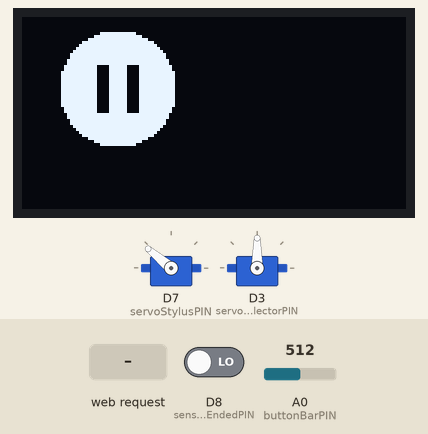
The sketch below on a simulated ESP8266 (NodeMCU). On the bench: 128×64 one-colour display, 2 × servo. The test bench sets the inputs (shaded band); at power-on: A0 (buttonBarPIN) = 512, D8 (sensorDiskEndedPIN) LOW. WiFi joins after 1.5 s; servers stay silent unless stated; what the sketch prints to the serial monitor is not drawn.

Above: at 4.4 s.
4.5 s: A0 (buttonBarPIN) set to 601
8.7 s: A0 (buttonBarPIN) set to 634
At 12.4 s:
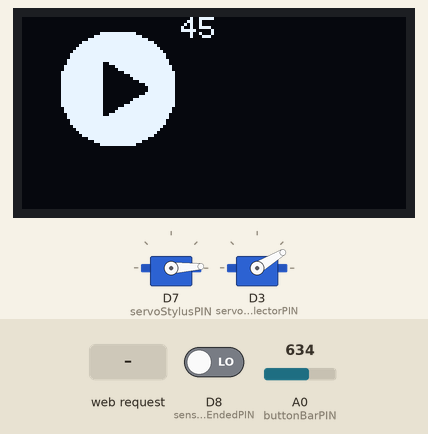
12.8 s: HTTP request GET /stop received
At 14.46 s:
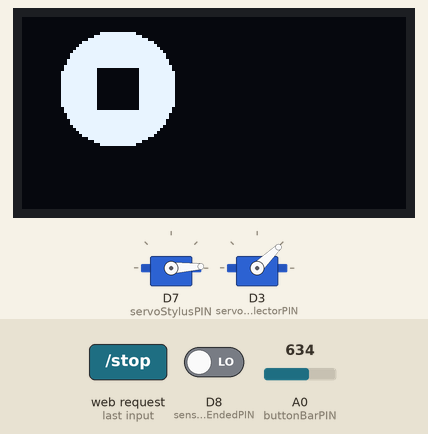
15.2 s: HTTP request GET /play?speed=stop received
At 18.4 s:
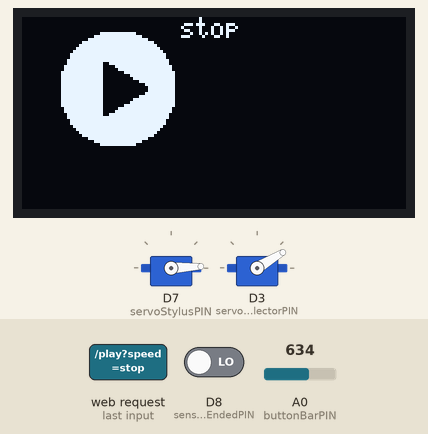
20.2 s: HTTP request GET /play received
At 20.68 s:
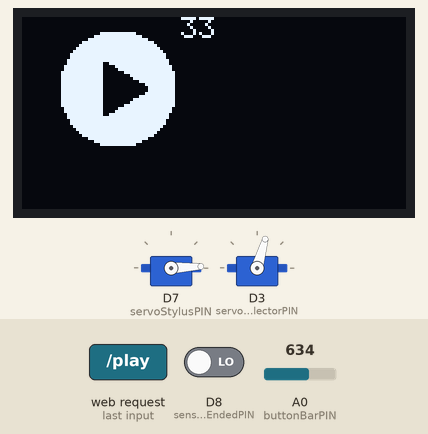
23.5 s: D8 (sensorDiskEndedPIN) driven HIGH
At 27.6 s:
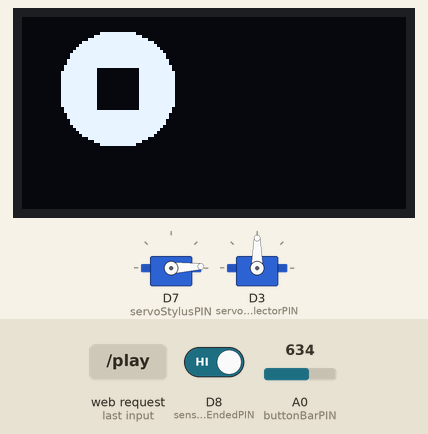
Timing chart, 0 to 30.0 s (numbered marks = the images above; inputs shaded):
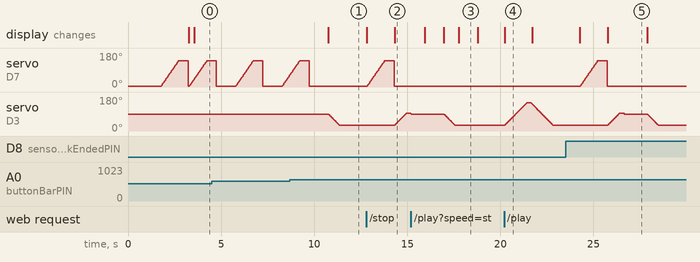

The sketch:

Turntable.ino
```cpp
#include <Servo.h>
#include <SPI.h>
#include <Wire.h>
#include <Adafruit_GFX.h>
#include <Adafruit_SSD1306.h>
#include <WiFiManager.h>
#include <ESP8266WebServer.h>
#include <ESP8266mDNS.h>

#include "icons-48.c"
#include "Font5x7Fixed.h"

#define OLED_RESET     -1

Servo servoStylus, servoSpeedSelector;
ESP8266WebServer webServer(80);
Adafruit_SSD1306 display(OLED_RESET);
WiFiManager wifiManager;
bool wifiRes;

int sensorDiskEndedPIN = D8;
int servoStylusPIN = D7;
int servoSpeedSelectorPIN = D3; // WARNING: detach this servo when uploading
int releSelfPowerPIN = D0;
int buttonBarPIN = A0;

int servoStylusLowerPos = 3;
int servoStylusHigherPos = 140;
int servoSpeedSelector45Pos = 31;
int servoSpeedSelectorOffPos = 90;
int servoSpeedSelector33Pos = 149;
int servoSpeedSelectorCurrentPos = servoSpeedSelectorOffPos;

String turntableStatus = "stop";
String turntableSpeed = "0";

bool pause = false;
bool canTurnOff = true;
static unsigned long last_time = 0;
static unsigned long start_time_stanby_ckeck = 0;

// PLAY PAUSE STOP FUNCTIONS

void pausePlaying(bool canDrawIcon=true) {
  if (canDrawIcon) {
    display.clearDisplay();
    display.drawBitmap(0, 0, icon_pause_64, 64, 48, WHITE);
    display.display();
  }
  raiseStylus();
  delay(500);
  releaseStylus();
  turntableStatus = "pause";
}

void setup() {
  Serial.begin(115200);

  // Keep power on
  pinMode(releSelfPowerPIN, OUTPUT);
  selfPowerOn();

  // Display
  display.begin(SSD1306_SWITCHCAPVCC, 0x3C);
  display.clearDisplay();
  display.setFont(&Font5x7Fixed);
  display.setTextSize(1);             // Normal 1:1 pixel scale
  display.setTextColor(WHITE);        // Draw white text
  display.setCursor(0,9);             // Start at top-left corner
  display.println("Booting...");
  display.display();

  // Optical sensor
  pinMode(sensorDiskEndedPIN, INPUT);

  // Servo stylus init
  servoStylus.write(servoStylusLowerPos);
  servoStylus.attach(servoStylusPIN);

  // Servo speed selector init
  servoSpeedSelectorToPosition(servoSpeedSelectorOffPos);

  // Network init
  WiFi.mode(WIFI_STA);
  wifiManager.setAPCallback(configModeCallback);
  wifiManager.autoConnect("TurntableAP", "TurntableAPPassword");

  while (!MDNS.begin("Turntable")) {
    Serial.println("Error setting up MDNS responder!");
    delay(500);
  }
  Serial.println("mDNS responder started");
  MDNS.addService("http", "tcp", 80);

  webServer.on("/pause", httpGETPause);
  webServer.on("/stop", httpGETStop);
  webServer.on("/status", httpGETStatus);
  // webServer.on("/play/45", httpGETPlay45);
  // webServer.on("/play/33", httpGETPlay33);
  webServer.on("/play", httpGETPlay);
  webServer.onNotFound(handleNotFound);
  webServer.begin();

  display.clearDisplay();
  pausePlaying(false);

  // but at boot is turntable is stopped
  display.clearDisplay();
  display.drawBitmap(0, 0, icon_stop_64, 64, 48, WHITE);
  display.display();
  canTurnOff = true;
  turntableStatus = "stop";
  turntableSpeed = "0";
  start_time_stanby_ckeck = millis();
}

void loop() {
  // every loop
  MDNS.update();
  webServer.handleClient();

  // every 1s
  if(millis() - last_time > 1000) {
    float voltage = analogRead(buttonBarPIN) * (3.3 / 1023.0);
    Serial.print("Analog value ");
    Serial.println(voltage);
    if (voltage < 0.8) {
      // nothing
    }
    if (voltage >= 0.8 && voltage < 1) {
      // stop
      pausePlaying();
      stopSpin();
    }
    if (voltage >= 1 && voltage < 2) {
      // pause
      pausePlaying();
    }
    if (voltage >= 2 && voltage < 3) {
      // 45
      startSpin("45");
    }
    if (voltage >= 3) {
      // 33
      startSpin("33");
    }

    if (digitalRead(sensorDiskEndedPIN) == HIGH) {
      Serial.println("End of record detected");
      if (!pause) {
        pausePlaying();
        stopSpin();
        // selfPowerOff();
      }
      pause = true;
    } else {
      Serial.print(".");
      pause = false;
    }
    last_time = millis();
  }

  // turn off is not used
  if (millis() - start_time_stanby_ckeck > 60000) {
    if (canTurnOff && turntableStatus == "stop") {
      selfPowerOff();
    }
  }
}

// STYLUS FUNCTIONS

void raiseStylus() {
  for (int pos = servoStylusLowerPos; pos <= servoStylusHigherPos; pos += 1) {
    servoStylus.write(pos);
    delay(7);
  }
}

void releaseStylus() {
  servoStylus.write(servoStylusLowerPos);
}

// RECORD SPIN FUNCIONS

void servoSpeedSelectorToPosition(int position) {
  Serial.print("Servo speed selector from ");
  Serial.print(servoSpeedSelectorCurrentPos);
  Serial.print(" to ");
  Serial.println(position);
  servoSpeedSelector.write(servoSpeedSelectorCurrentPos);
  servoSpeedSelector.attach(servoSpeedSelectorPIN);
  if (servoSpeedSelectorCurrentPos < position) {
    for (int pos = servoSpeedSelectorCurrentPos; pos < position; pos += 1) {
      servoSpeedSelector.write(pos);
      delay(10);
    }
  }
  if (servoSpeedSelectorCurrentPos > position) {
    for (int pos = servoSpeedSelectorCurrentPos; pos > position; pos -= 1) {
      servoSpeedSelector.write(pos);
      delay(10);
    }
  }
  servoSpeedSelector.write(position);
  delay(200);
  servoSpeedSelectorCurrentPos = position;
  servoSpeedSelector.detach();
}

void stopSpin() {
  display.clearDisplay();
  display.drawBitmap(0, 0, icon_stop_64, 64, 48, WHITE);
  display.display();
  int targetPosition = servoSpeedSelectorOffPos;
  Serial.print("Stop spinning from ");
  Serial.println(turntableSpeed);
  if (turntableSpeed == "45") {
    targetPosition += 5;
  }
  if (turntableSpeed == "33") {
    targetPosition -= 5;
  }
  servoSpeedSelectorToPosition(targetPosition);
  servoSpeedSelectorToPosition(servoSpeedSelectorOffPos);
  turntableStatus = "stop";
  turntableSpeed = "0";
  canTurnOff = true;
  start_time_stanby_ckeck = millis();
}

void startSpin(String speed) {
  display.clearDisplay();
  display.setCursor(53,7);
  display.println(speed);
  display.drawBitmap(0, 0, icon_play_64, 64, 48, WHITE);
  display.display();
  int targetPosition = ((speed == "33") ? servoSpeedSelector33Pos : servoSpeedSelector45Pos);
  Serial.print("Start spinning to ");
  Serial.println(speed);
  servoSpeedSelectorToPosition(targetPosition);
  turntableStatus = "play";
  turntableSpeed = speed;
  canTurnOff = false;
}

// POWER FUNCTIONS

void selfPowerOn() {
  digitalWrite(releSelfPowerPIN, 1);
}

void selfPowerOff() {
  display.clearDisplay();
  display.setCursor(0,7);
  display.println("bye!");
  display.display();
  delay(1000);
  digitalWrite(releSelfPowerPIN, 0);
}

// WEBSERVER FUNCTIONS

void configModeCallback (WiFiManager *myWiFiManager) {
  Serial.println("Entered config mode");
  Serial.println(WiFi.softAPIP());
  Serial.println(wifiManager.getConfigPortalSSID());
}

void httpGETStatus() {
  Serial.println("API status");
  webServer.send(200, "application/json", jsonTurntableStatus());
}

void httpGETPause() {
  Serial.println("API pause");
  pausePlaying();
  webServer.send(200, "application/json", jsonTurntableStatus());
}

void httpGETStop() {
  Serial.println("API stop");
  pausePlaying();
  stopSpin();
  delay(500);
  webServer.send(200, "application/json", jsonTurntableStatus());
  selfPowerOff();
}

/*void httpGETPlay45() {
  Serial.println("API play 45");
  startSpin("45");
  webServer.send(200, "application/json", jsonTurntableStatus());
}

void httpGETPlay33() {
  Serial.println("API play 33");
  startSpin("33");
  webServer.send(200, "application/json", jsonTurntableStatus());
}*/

void httpGETPlay() {
  String speed = "33";
  if (webServer.hasArg("speed")) speed = webServer.arg("speed");
  Serial.println("API play " + speed);
  startSpin(speed);
  webServer.send(200, "application/json", jsonTurntableStatus());
}

void handleNotFound() {
  Serial.println(webServer.uri() + "404: Not found");
  String message = "File Not Found\n\n";
  message += "URI: ";
  message += webServer.uri();
  message += "\nMethod: ";
  message += (webServer.method() == HTTP_GET) ? "GET" : "POST";
  message += "\nArguments: ";
  message += webServer.args();
  message += "\n";
  for (uint8_t i = 0; i < webServer.args(); i++) {
    message += " " + webServer.argName(i) + ": " + webServer.arg(i) + "\n";
  }
  webServer.send(404, "text/plain", message);
}

String jsonTurntableStatus() {
  return "{\"status\":\"" + turntableStatus + "\",\"speed\":\"" + turntableSpeed + "\"}";
}
```

Source omitted: Font5x7Fixed.h (data table, 7080 bytes), icons-48.c (data table, 7268 bytes)

Measured:
- the behaviour switches between 619 and 620 on A0 (buttonBarPIN) (found by bisection; images 0 and 1)
- after the input at 8.7 s, servo on D7 (servoStylusPIN): goes on until 9.7 s, then stays 3°; servo on D3 (servoSpeedSelectorPIN): moves from 90° to 31° over 0.58 s, starting after 2.1 s; the display: changes after 2.1 s (image 1)
- after the input at 12.8 s, servo on D7 (servoStylusPIN): rises from 3° to 140° in 0.94 s, then falls to 3° in 0.50 s; servo on D3 (servoSpeedSelectorPIN): rises from 31° to 95° in 0.63 s, then falls to 91° in 0.24 s; the display: first changes at once (image 2 shows a later state)
- after the input at 15.2 s, the display: first differs from a run without the input after 2.6 s (image 3)
- after the input at 20.2 s, servo on D3 (servoSpeedSelectorPIN): rises from 31° to 149° in 1.2 s, then falls to 31° in 1.4 s; the display: changes at once (image 4)
- after the input at 23.5 s, servo on D7 (servoStylusPIN): rises from 3° to 140° in 0.94 s, then falls to 3° in 0.50 s; servo on D3 (servoSpeedSelectorPIN): rises from 31° to 95° in 0.63 s, then falls to 31° in 2.1 s; the display: first changes after 0.77 s (image 5 shows a later state)
- by itself, servo on D7 (servoStylusPIN): ramps from 3° to 140° and jumps back, once every 2.5 s
